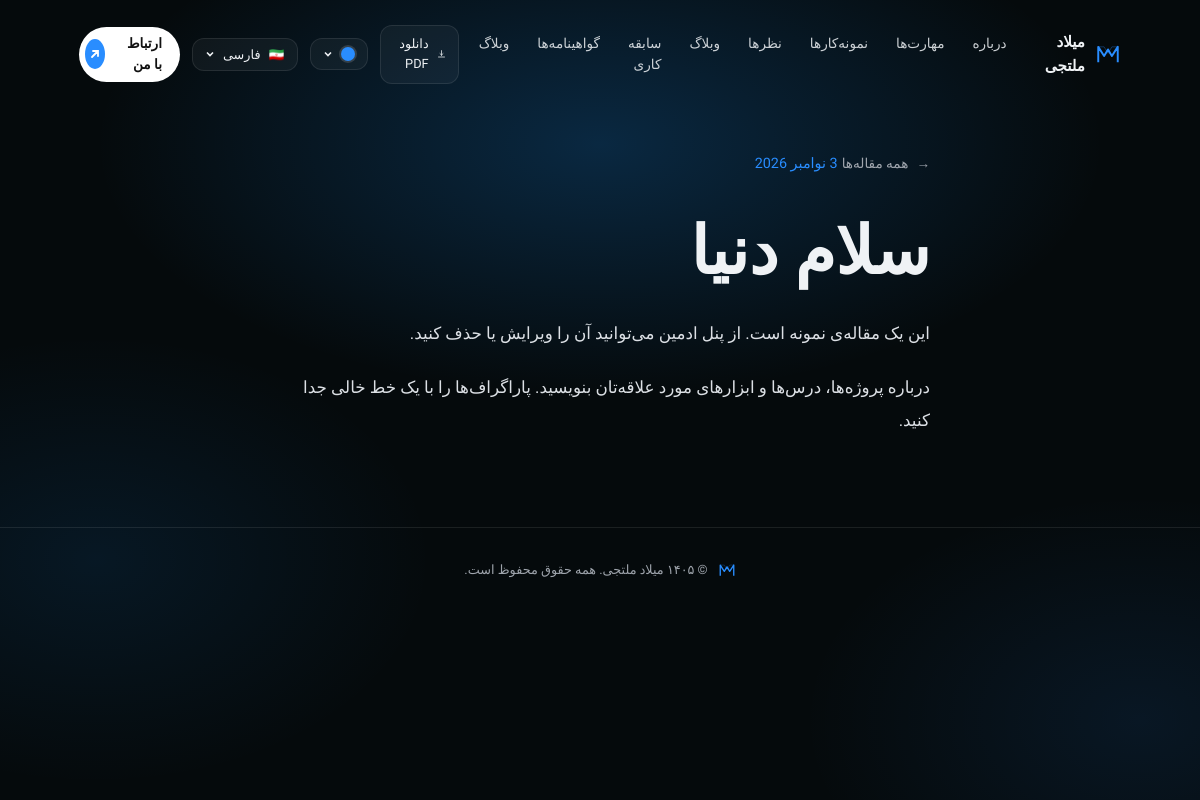
Screenshot of /fa/blog/hello-world/ with the database file from the repository.
### portfolio/models.py (models this page shows, shortened)
class Bilingual(models.Model):
    class Meta:
        abstract = True
    def tr(self, name, lang):
        other = "en" if lang == "fa" else "fa"
        return getattr(self, f"{name}_{lang}") or getattr(self, f"{name}_{other}")

class Post(Bilingual):
    slug = models.SlugField("اسلاگ (آدرس)", unique=True)
    published = models.BooleanField("منتشر شده", default=True)
    image = models.ImageField("تصویر شاخص", upload_to="posts/", blank=True)
    created_at = models.DateTimeField("تاریخ انتشار", auto_now_add=True)
    title_en = models.CharField("Title (EN)", max_length=160)
    title_fa = models.CharField("عنوان (فارسی)", max_length=160, blank=True)
    excerpt_en = models.TextField("Excerpt (EN)", blank=True)
    excerpt_fa = models.TextField("خلاصه (فارسی)", blank=True)
    body_en = models.TextField("Body (EN)", help_text="هر پاراگراف را با یک خط خالی جدا کنید")
    body_fa = models.TextField("متن (فارسی)", blank=True, help_text="هر پاراگراف را با یک خط خالی جدا کنید")
    class Meta:
        ordering = ["-created_at"]
        verbose_name = "مقاله"
        verbose_name_plural = "مقاله‌های وبلاگ"

### portfolio/views.py (the view)
# urls.py: path("<str:lang>/blog/<slug:slug>/", views.blog_detail, name="post"),
def blog_detail(request, lang, slug):
    lang = _lang(lang)
    p = get_object_or_404(Post, slug=slug, published=True)
    ctx = _ctx(request, lang, "portfolio:post", kwargs={"slug": slug},
               post={**_post_card(p, lang), "body": p.tr("body", lang)})
    return render(request, "portfolio/blog_detail.html", ctx)

### portfolio/context_processors.py (called while the page is built)
def theme(request):
    default = getattr(settings, "SITE_THEME", "ocean")
    current = request.session.get("theme", default)
    from .content import THEMES
    valid = {t["key"] for t in THEMES}
    if current not in valid:
        current = default
    return {"theme": current}

### portfolio/views.py (called while the page is built)
def _lang(lang):
    if lang not in CONTENT:
        raise Http404
    return lang

def _ctx(request, lang, url_name, **kw):
    request.session["lang"] = lang
    settings_obj = SiteSettings.objects.first() or SiteSettings()
    themes = [
        {
            "key": t["key"],
            "label": t["label_fa"] if lang == "fa" else t["label_en"],
            "color": t["color"],
        }
        for t in THEMES
    ]
    return {
        "c": CONTENT[lang],
        "lang": lang,
        "dir": "rtl" if lang == "fa" else "ltr",
        "site_settings": settings_obj,
        "themes": themes,
        "url_en": reverse(url_name, kwargs={**kw.get("kwargs", {}), "lang": "en"}),
        "url_fa": reverse(url_name, kwargs={**kw.get("kwargs", {}), "lang": "fa"}),
        **{k: v for k, v in kw.items() if k != "kwargs"},
    }

def _post_card(p, lang):
    return {
        "title": p.tr("title", lang),
        "excerpt": p.tr("excerpt", lang),
        "image": p.image.url if p.image else "",
        "date": p.created_at,
        "url": reverse("portfolio:post", args=[lang, p.slug]),
    }

### portfolio/templates/portfolio/blog_detail.html (shortened to what this page needs)
{% extends "portfolio/base.html" %}
{% block content %}
<main class="page narrow">
  <a href="{% url 'portfolio:blog' lang=lang %}" class="back">{{ c.ui.back_blog }}</a>
  <time class="eyebrow" datetime="{{ post.date|date:'Y-m-d' }}">{{ post.date|date:"j F Y" }}</time>
  <h1 class="display">{{ post.title }}</h1>
  <article class="prose">{{ post.body|linebreaks }}</article>
</main>
{% endblock %}

### portfolio/static/portfolio/css/style.css (style rules this page uses)
:root { --hue:14; --sat:100%; --light:58%; --bg-sat:40%; --bg-light:3.5%; --on-accent:#fff; --bg-hue:calc(var(--hue) - 10); --accent:hsl(var(--hue) var(--sat) var(--light)); --accent-2:hsl(calc(var(--hue) + 14) var(--sat) calc(var(--light) + 9%)); --glow:hsl(calc(var(--hue) - 4) var(--sat) calc(var(--light) - 3%)); --bg:hsl(var(--bg-hue) var(--bg-sat) var(--bg-light)); --bg-deep:hsl(var(--bg-hue) var(--bg-sat) calc(var(--bg-light) * .8)); --surface:hsl(var(--bg-hue) var(--bg-sat) calc(var(--bg-light) + 3%)); --ink:hsl(var(--hue) 25% 95%); --ink-2:hsl(var(--hue) 12% 82%); --ink-3:hsl(var(--hue) 14% 88%); --muted:hsl(var(--hue) 8% 65%); --line:rgba(255,255,255,.09); --glass:rgba(255,255,255,.045); --r-lg:22px; --r-md:14px; --pad:clamp(20px,5vw,72px); --font-latin:"Inter",system-ui,sans-serif; --font-serif:"Instrument Serif",Georgia,serif; --font-fa:"Vazirmatn","Inter",system-ui,sans-serif; }
[data-theme="ocean"] { --hue:212 }
* { box-sizing:border-box;margin:0;padding:0 }
html { scroll-behavior:smooth;scroll-padding-top:90px }
body { background:var(--bg);color:var(--ink);font-family:var(--font-latin);line-height:1.6;overflow-x:hidden;-webkit-font-smoothing:antialiased }
[data-lang="fa"] body,[data-lang="fa"] input,[data-lang="fa"] select,[data-lang="fa"] textarea,[data-lang="fa"] button { font-family:var(--font-fa) }
a { color:inherit;text-decoration:none }
.eyebrow { font-size:.78rem;letter-spacing:.14em;text-transform:uppercase;color:var(--accent);margin-bottom:18px }
[data-lang="fa"] .eyebrow { letter-spacing:0;text-transform:none;font-size:.9rem }
.display { font-size:clamp(2.2rem,5.5vw,4.6rem);line-height:1.08;font-weight:500;letter-spacing:-.02em }
[data-lang="fa"] .display { font-weight:800;letter-spacing:0;line-height:1.3 }
.page { max-width:1180px;margin-inline:auto;padding:150px var(--pad) 90px }
.page.narrow { max-width:780px }
.page .display { margin-bottom:22px }
.back { display:inline-block;font-size:.85rem;color:var(--muted);margin-bottom:34px;transition:.2s }
.back::before { content:"←";margin-inline-end:8px }
[dir="rtl"] .back::before { content:"→" }
.prose { font-size:1.05rem;line-height:1.95;color:var(--ink-3);max-width:68ch }
.prose p+p { margin-top:1.3em }

### rows the page displays
Post: date "3 نوامبر 2026", title "سلام دنیا", body "این یک مقاله‌ی نمونه است. از پنل ادمین می‌توانید آن را ویرایش یا حذف کنید. درباره پروژه‌ها، درس‌ها و ابزارهای مورد علاقه‌تان بنویسید. پاراگراف‌ها را با یک خط خالی جدا کنید."

### other values shown
{{ c.brand }} "میلاد ملتجی"
{{ label }} "درباره" "مهارت‌ها" "نمونه‌کارها" "نظرها" "وبلاگ" "سابقه کاری" "گواهینامه‌ها"
{{ c.ui.blog }} "وبلاگ"
{{ c.ui.pdf }} "دانلود PDF"
{{ c.flag }} "🇮🇷"
{{ c.lang_label }} "فارسی"
{{ c.cta }} "ارتباط با من"
{{ c.ui.back_blog }} "همه مقاله‌ها"
{{ c.footer }} "© ۱۴۰۵ میلاد ملتجی. همه حقوق محفوظ است."
